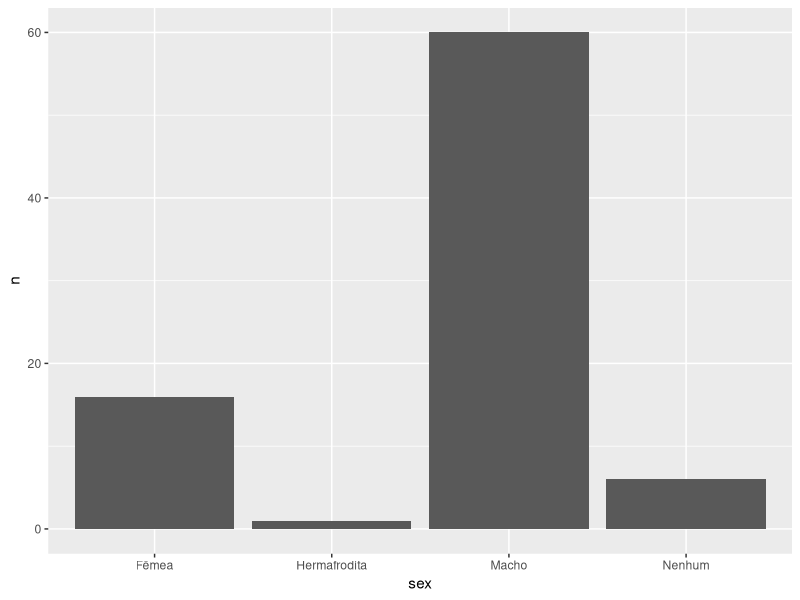
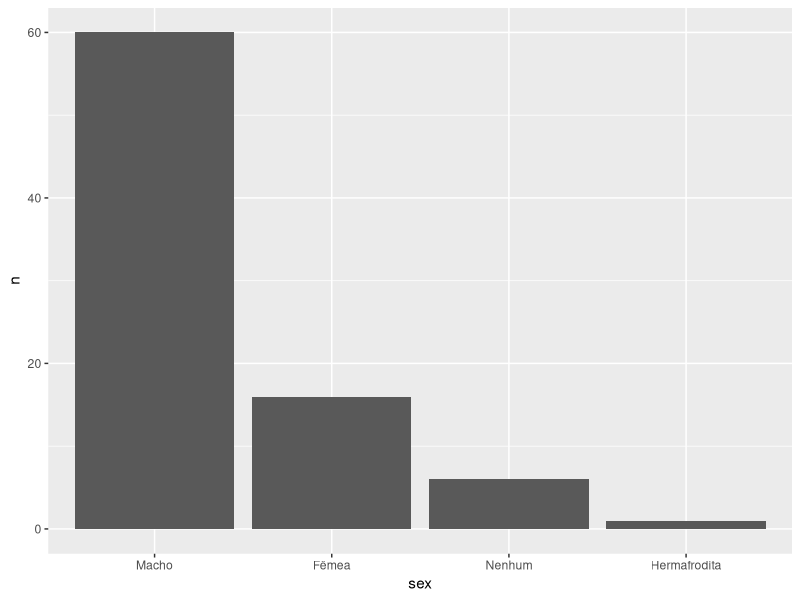
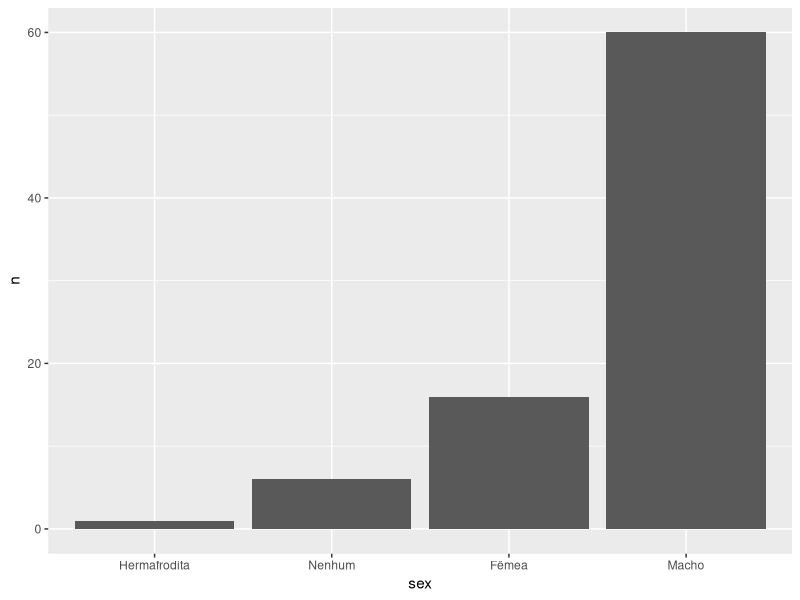
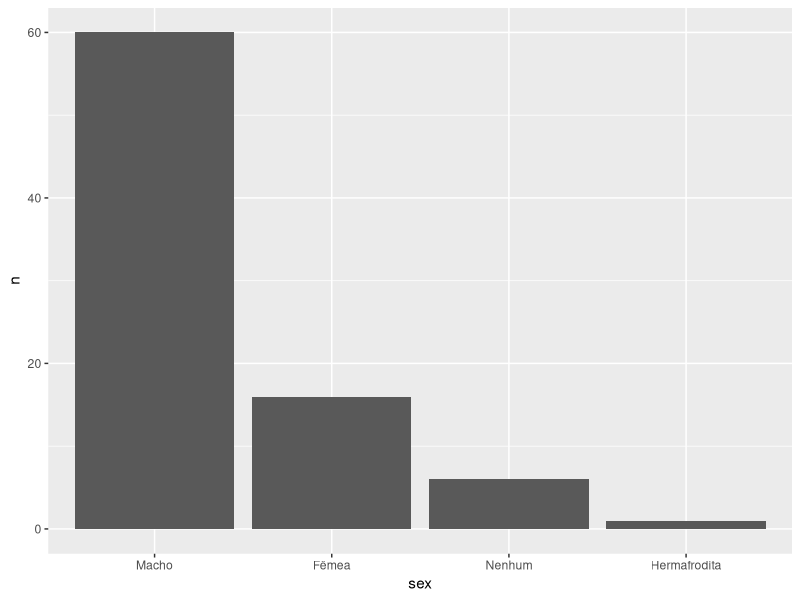

The R source for these figures, in order:

# Pacote Forcats - Tidyverse ---------------------------------------------------------------------------------------------------------------
# Autoria do script: Jeanne Franco ---------------------------------------------------------------------------------------------------------
# Data: 06/03/2022 -------------------------------------------------------------------------------------------------------------------------
# Fonte: Curso R ---------------------------------------------------------------------------------------------------------------------------

# Conceito do pacote forcats ---------------------------------------------------------------------------------------------------------------

## Algumas vezes o R base pode ler uma coluna de strings como um fator e esses fatores não podem ser
## manipulados da mesma forma que os vetores de strings são manipulados. Portanto, o pacote forcats
## foi desenvolvido por Hadley Wickham para solucionar esse problema.

## O pacote forcats (For Categorial Variables) implementa algumas ferramentas. As principais funções
## do forcats servem para alterar a ordem e modificar os níveis de um fator.

# Baixar pacotes necessários ---------------------------------------------------------------------------------------------------------------

library(forcats)
library(ggplot2)
library(dplyr)

# O que são fatores ------------------------------------------------------------------------------------------------------------------------

## fatores são uma classe de objetos no R criada para representar as variáveis categóricas numericamente.
## Eles são necessários pois muitas vezes precisamos representar variáveis categóricas como números.
## Quando estamos fazendo um gráfico, por exemplo, só podemos mapear variáveis numéricas em seus eixos,
## pois o plano cartesiano é formado por duas retas de números reais.
## O que fazemos então quando plotamos uma variável categórica? Nós a transformamos em fatores.

## Mas como a manipulação de fatores é diferente da manipulação de números e strings (graças aos famosos levels),
## tarefas que parecem simples, como ordenar as barras de um gráfico de barras, acabam se tornando grandes 
## desafios quando não sabemos lidar com essa classe de valores.

## Nos exemplos a seguir, vamos utilizar a base starwars (do pacote {dplyr}) para aprendermos a fazer as 
## principais operações com fatores utilizando o pacote {forcats}.

# Modificando níveis de um fator -----------------------------------------------------------------------------------------------------------

## Vamos trabalhar primeiro com a coluna sex, que diz qual é o sexo de cada personagem.

starwars %>% 
  pull(sex) %>% 
  unique()

## Vamos criar um objeto com os 16 primeiros valores da coluna sex já transformados em fator.

fator_sex <- starwars %>% 
  pull(sex) %>% 
  as.factor() %>% 
  head(16)
fator_sex

## Veja que se transformarmos a coluna em fator, esses serão os levels da variável, 
## não importa se o sub-conjunto que estivermos observando possua ou não todas as categorias.

## Para mudar os níveis de um fator, podemos utilizar a função lvls_revalue(). Veja que, ao 
## mudarmos os níveis de um fator, o label de cada valor também muda. Os novos valores precisam 
## ser passados conforme a ordem dos níveis antigos.

lvls_revalue(
  fator_sex, 
  new_levels = c("Fêmea", "Hermafrodita", "Macho", "Nenhum")
)

## Essa função é uma boa alternativa para mudar o nome das categorias de uma variável antes de 
## construir um gráfico.

starwars %>% 
  filter(!is.na(sex)) %>% 
  count(sex) %>% 
  mutate(
    sex = lvls_revalue(sex, c("Fêmea", "Hermafrodita", "Macho", "Nenhum"))
  ) %>% 
  ggplot() +
  geom_col(aes(x = sex, y = n)) 

## Como as colunas no gráfico respeitam a ordem dos níveis do fator, não importa a ordem que as 
## linhas aparecem na tabela, o gráfico sempre será gerado com as colunas na mesma ordem. Assim, 
## se quiséssemos alterar a ordem das barras do gráfico anterior, precisamos mudar a ordem dos 
## níveis do fator sex.

# Mudando a ordem dos níveis de um fator ---------------------------------------------------------------------------------------------------

## Para mudar a ordem dos níveis de um fator, podemos utilizar a função lvls_reorder(). 
## Basta passarmos qual a nova ordem dos fatores, com relação à ordem anterior. No exemplo 
## abaixo definimos que, na nova ordem,

## - a primeira posição terá o nível que estava na terceira posição na ordem antiga;
## - a segunda posição terá o nível que estava na primeira posição na ordem antiga;
## - a terceira posição terá o nível que estava na quarta posição na ordem antiga;
## - a quarta posição terá o nível que estava na segunda posição na ordem antiga.

lvls_reorder(fator_sex, c(3, 1, 4, 2))

## Assim, poderíamos usar essa nova ordem para ordenar as colunas do nosso gráfico.

starwars %>% 
  filter(!is.na(sex)) %>% 
  count(sex) %>% 
  mutate(
    sex = lvls_revalue(sex, c("Fêmea", "Hermafrodita", "Macho", "Nenhum")),
    sex = lvls_reorder(sex, c(3, 1, 4, 2))
  ) %>% 
  ggplot() +
  geom_col(aes(x = sex, y = n)) 

## O que queremos é que os níveis da coluna sex sejam ordenados segundo os valores da 
## coluna n, isto é, quem tiver o maior valor de n deve ser o primeiro nível, o segundo 
## maior valor de n seja o segundo nível e assim por diante.

## Podemos melhorar esse código utilizando a função fct_reorder(). Com ela, em vez de 
## definirmos na mão a ordem dos níveis do fator, podemos ordená-lo segundo valores de 
## uma segunda variável.

starwars %>% 
  filter(!is.na(sex)) %>% 
  count(sex) %>% 
  mutate(
    sex = lvls_revalue(sex, c("Fêmea", "Hermafrodita", "Macho", "Nenhum")),
    sex = fct_reorder(sex, n)
  ) %>% 
  ggplot() +
  geom_col(aes(x = sex, y = n)) 

## É quase o que queríamos! O problema é que os níveis estão sendo ordenados de forma 
## crescente e gostaríamos de ordenar na ordem decrescente. Para isso, basta utilizarmos 
## o parâmetro .desc.

starwars %>% 
  filter(!is.na(sex)) %>% 
  count(sex) %>% 
  mutate(
    sex = lvls_revalue(sex, c("Fêmea", "Hermafrodita", "Macho", "Nenhum")),
    sex = fct_reorder(sex, n, .desc = TRUE)
  ) %>% 
  ggplot() +
  geom_col(aes(x = sex, y = n)) 
